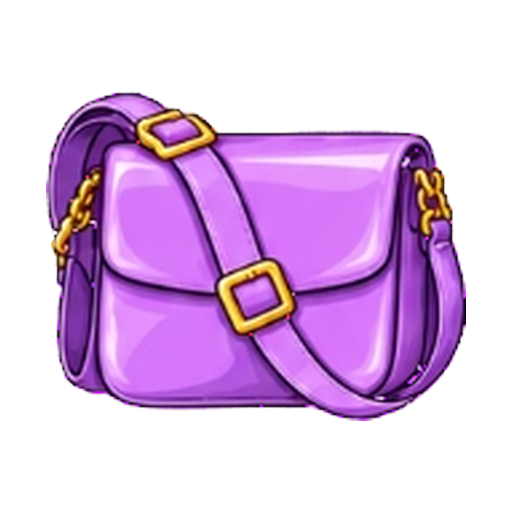
#> input picture scratch/test_crossbody.png, 512 x 512 px; its folder holds only this picture in this run
$ python -i clean_icons.py   (imports and definitions only)
#> lines starting #> are read from the running program, lines starting #| are printed output that depends on the picture
import sys, io, os
sys.stdout = io.TextIOWrapper(sys.stdout.buffer, encoding='utf-8')

from PIL import Image

BASE = r'C:\Users\NITRO V\Downloads\tiệm-thời-trang-cô-chủ-như\public\assets\outfits'
TARGET_SIZE = 256
PADDING = 18

def clean_icon(path):
#> called with path = '../scratch/test_crossbody.png'
    try:
        img = Image.open(path)
#> img is the input picture: PIL image 512x512 RGBA; mean R, G, B, A 75.5, 42.8, 83.2, 108.6
        # Convert RGB to RGBA removing near-white background
        if img.mode == 'RGB':
            img = img.convert('RGBA')
            data = list(img.getdata())
            new_data = []
            for px in data:
                r, g, b, a = px
                if r > 238 and g > 238 and b > 238:
                    new_data.append((r, g, b, 0))
                else:
                    new_data.append(px)
            img.putdata(new_data)
        elif img.mode not in ('RGBA', 'LA'):
            img = img.convert('RGBA')

        # Crop to bounding box of visible content
        bbox = img.getbbox()
#> bbox = (46, 91, 466, 421)
        if not bbox:
            return False, 'empty'
        img = img.crop(bbox)
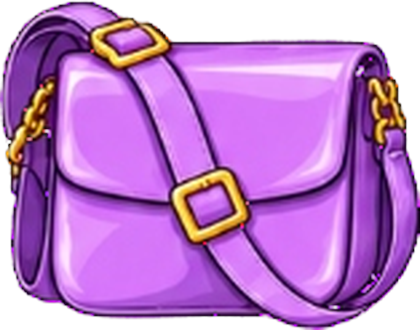
#> img: PIL image 420x330 RGBA; mean R, G, B, A 142.9, 80.9, 157.4, 205.5; transparent parts drawn white
        cw, ch = img.size
#> cw = 420; ch = 330

        # Scale to fit inner area
        inner = TARGET_SIZE - 2 * PADDING
        scale = min(inner / cw, inner / ch)
#> scale = 0.524
        nw = max(1, int(cw * scale))
#> nw = 220
        nh = max(1, int(ch * scale))
#> nh = 172
        img = img.resize((nw, nh), Image.LANCZOS)
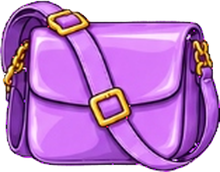
#> img: PIL image 220x172 RGBA; mean R, G, B, A 143.6, 81.1, 158.2, 205.4; transparent parts drawn white

        # Create transparent canvas and center
        canvas = Image.new('RGBA', (TARGET_SIZE, TARGET_SIZE), (0,0,0,0))
#> canvas: PIL image 256x256 RGBA; every value is 0
        x = (TARGET_SIZE - nw) // 2
#> x = 18
        y = (TARGET_SIZE - nh) // 2
#> y = 42
        canvas.paste(img, (x, y), img)
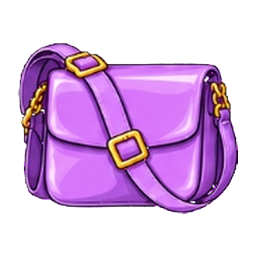
#> canvas: PIL image 256x256 RGBA; mean R, G, B, A 81.7, 46.6, 90, 117.7; transparent parts drawn white
        canvas.save(path, 'PNG', optimize=True)
        return True, f'{nw}x{nh}'
    except Exception as e:
        return False, str(e)

categories = ['shoes', 'tops', 'bottoms', 'dresses', 'jackets', 'bags', 'accessories']
total_ok = 0
total_files = 0

# [19 lines not run here, left out]

>>> result = clean_icon('../scratch/test_crossbody.png')
#> result = (True, '220x172')

$ run again, on scratch/test_pearl.png
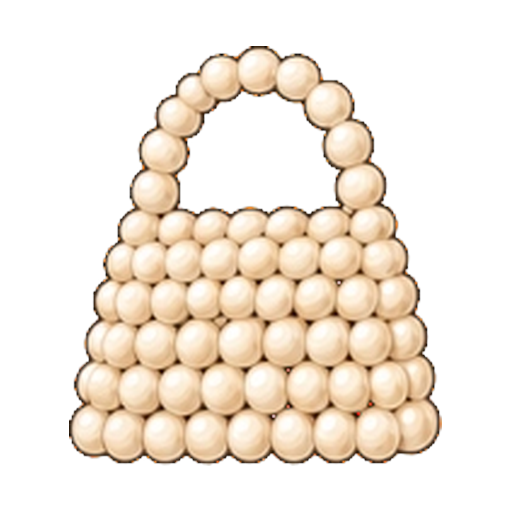
#> input picture scratch/test_pearl.png, 512 x 512 px
#> in clean_icon, img is the input picture: PIL image 512x512 RGBA; mean R, G, B, A 86.4, 76.2, 64.5, 97.1
#> bbox = (69, 46, 442, 466)
#> in clean_icon, `img = img.resize((nw, nh), Image.LANCZOS)`:
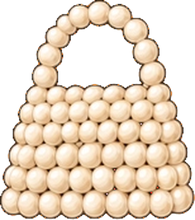
#> img: PIL image 195x220 RGBA; mean R, G, B, A 146.1, 128.2, 108.2, 162.4; transparent parts drawn white
#> in clean_icon, `canvas.paste(img, (x, y), img)`:
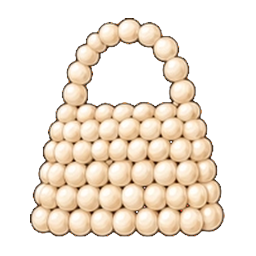
#> canvas: PIL image 256x256 RGBA; mean R, G, B, A 93.7, 82.9, 70.4, 105.2; transparent parts drawn white
